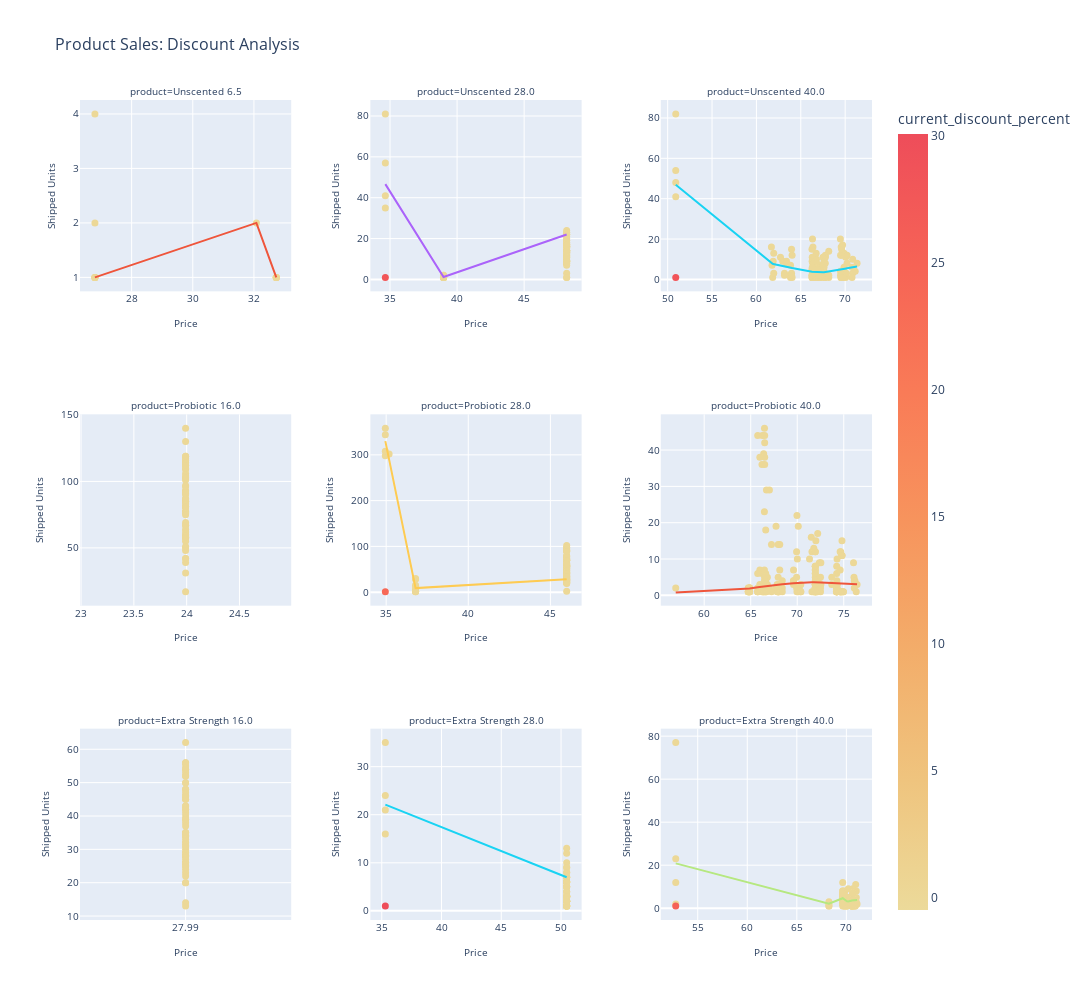

Notebook code for this chart:
### Code cell
fig = px.scatter(
    df_tags,
    x='our_price',
    y='shipped_units',
    facet_col='product',
    category_orders={
        "product": [
            'Unscented 6.5','Unscented 28.0', 'Unscented 40.0', 
            'Probiotic 16.0', 'Probiotic 28.0', 'Probiotic 40.0',
            'Extra Strength 16.0','Extra Strength 28.0', 'Extra Strength 40.0',  
        ]
    },
    facet_col_spacing=0.1,
    facet_row_spacing=0.15,
    facet_col_wrap=3,
    color='current_discount_percent',
    color_continuous_scale=px.colors.sequential.Oryel,
    trendline='lowess',
    title='Product Sales: Discount Analysis',
    width=1500,
    height=1000,
    template='plotly'
).update_traces(
    marker=dict(size=7)
).update_layout(
    legend_title_text='Product',
    title_font=dict(size=16)
).update_xaxes(
    title_text='Price',
    title_font=dict(size=10),
    tickfont=dict(size=10)
).update_yaxes(
    title_text='Shipped Units',
    title_font=dict(size=10),
    tickfont=dict(size=10)
)

fig.update_layout(xaxis=dict(type='category'))

for annotation in fig['layout']['annotations']:
    annotation['font'] = dict(size=10)


fig.for_each_yaxis(lambda yaxis: yaxis.update(showticklabels=True)) #show ticks
fig.for_each_xaxis(lambda xaxis: xaxis.update(showticklabels=True)) #show ticks
fig.update_yaxes(matches=None) # don't share y axis
fig.update_xaxes(matches=None) # don't share x axis

fig.show()

### Figure 1 — Plotly figure (JSON) as saved in the notebook; plotly's stock layout.template omitted (floating-point values rounded to 4 significant figures; data arrays with more than 128 entries replaced by an {"elided": "..."} marker saying what was removed)
{"data": [{"hovertemplate": "product=Unscented 6.5<br>our_price=%{x}<br>shipped_units=%{y}<br>current_discount_percent=%{marker.color}<extra></extra>", "legendgroup": "", "marker": {"color": [0.0, 0.0, 0.0, 0.0, 0.0, 0.0, 0.0, 0.0, 0.0, 0.0, 0.0, 0.0, 0.0], "coloraxis": "coloraxis", "size": 7, "symbol": "circle"}, "mode": "markers", "name": "", "orientation": "v", "showlegend": false, "type": "scatter", "x": [26.8, 32.73, 26.8, 32.73, 32.73, 26.8, 26.8, 32.73, 26.8, 32.73, 32.08, 26.8, 26.8], "xaxis": "x7", "y": [1, 1, 1, 1, 1, 2, 1, 1, 1, 1, 2, 1, 4], "yaxis": "y7"}, {"hovertemplate": "<b>LOWESS trendline</b><br><br>product=Unscented 6.5<br>our_price=%{x}<br>shipped_units=%{y} <b>(trend)</b><extra></extra>", "legendgroup": "", "marker": {"size": 7, "symbol": "circle"}, "mode": "lines", "name": "", "showlegend": false, "type": "scatter", "x": [26.8, 26.8, 26.8, 26.8, 26.8, 26.8, 26.8, 32.08, 32.73, 32.73, 32.73, 32.73, 32.73], "xaxis": "x7", "y": [1.0, 1.0, 1.0, 1.0, 1.0, 1.0, 1.0, 2.0, 1.0, 1.0, 1.0, 1.0, 1.0], "yaxis": "y7"}, {"hovertemplate": "product=Unscented 28.0<br>our_price=%{x}<br>shipped_units=%{y}<br>current_discount_percent=%{marker.color}<extra></extra>", "legendgroup": "", "marker": {"color": [0.0, 0.0, 0.0, 0.0, 0.0, 0.0, 0.0, 0.0, 0.0, 0.0, 0.0, 0.0, 0.0, 0.0, 0.0, 0.0, 0.0, 0.0, 0.0, 0.0, 0.0, 0.0, 0.0, 0.0, 0.0, 0.0, 0.0, 0.0, 0.0, 0.0, 0.0, 0.0, 28.07, 0.0, 0.0, 0.0, 0.0, 0.0, 0.0, 0.0, 0.0, 0.0, 0.0, 0.0, 0.0, 0.0, 0.0, 0.0, 0.0, 0.0, 0.0, 0.0, 0.0, 0.0, 0.0, 0.0, 0.0, 0.0, 0.0, 0.0, 0.0, 0.0, 0.0, 0.0, 0.0, 0.0, 0.0, 0.0, 0.0, 0.0, 0.0, 0.0, 0.0, 0.0], "coloraxis": "coloraxis", "size": 7, "symbol": "circle"}, "mode": "markers", "name": "", "orientation": "v", "showlegend": false, "type": "scatter", "x": [48.17, 34.65, 48.17, 48.17, 34.65, 48.17, 48.17, 38.99, 48.17, 48.17, 48.17, 48.17, 38.99, 38.99, 48.17, 48.17, 48.17, 34.65, 48.17, 48.17, 48.17, 38.99, 48.17, 48.17, 48.17, 38.99, 48.17, 48.17, 48.17, 48.17, 48.17, 48.17, 34.65, 48.17, 48.17, 48.17, 48.17, 48.17, 48.17, 48.17, 48.17, 38.99, 38.99, 48.17, 48.17, 48.17, 48.17, 48.17, 48.17, 48.17, 48.17, 48.17, 48.17, 48.17, 48.17, 48.17, 48.17, 48.17, 48.17, 48.17, 48.17, 48.17, 34.65, 38.99, 48.17, 48.17, 48.17, 48.17, 38.99, 38.99, 48.17, 38.99, 38.99, 48.17], "xaxis": "x8", "y": [18, 41, 15, 17, 57, 10, 17, 1, 11, 9, 16, 19, 2, 1, 14, 16, 13, 81, 11, 22, 13, 1, 14, 9, 9, 1, 9, 9, 12, 17, 16, 8, 1, 11, 12, 14, 13, 16, 13, 9, 14, 1, 1, 23, 21, 3, 9, 16, 22, 12, 11, 14, 24, 7, 16, 1, 14, 14, 8, 9, 18, 22, 35, 1, 23, 19, 17, 8, 1, 1, 20, 1, 2, 1], "yaxis": "y8"}, {"hovertemplate": "<b>LOWESS trendline</b><br><br>product=Unscented 28.0<br>our_price=%{x}<br>shipped_units=%{y} <b>(trend)</b><extra></extra>", "legendgroup": "", "marker": {"size": 7, "symbol": "circle"}, "mode": "lines", "name": "", "showlegend": false, "type": "scatter", "x": [34.65, 34.65, 34.65, 34.65, 34.65, 38.99, 38.99, 38.99, 38.99, 38.99, 38.99, 38.99, 38.99, 38.99, 38.99, 38.99, 38.99, 48.17, 48.17, 48.17, 48.17, 48.17, 48.17, 48.17, 48.17, 48.17, 48.17, 48.17, 48.17, 48.17, 48.17, 48.17, 48.17, 48.17, 48.17, 48.17, 48.17, 48.17, 48.17, 48.17, 48.17, 48.17, 48.17, 48.17, 48.17, 48.17, 48.17, 48.17, 48.17, 48.17, 48.17, 48.17, 48.17, 48.17, 48.17, 48.17, 48.17, 48.17, 48.17, 48.17, 48.17, 48.17, 48.17, 48.17, 48.17, 48.17, 48.17, 48.17, 48.17, 48.17, 48.17, 48.17, 48.17, 48.17], "xaxis": "x8", "y": [46.64, 46.64, 46.64, 46.64, 46.64, 1.167, 1.167, 1.167, 1.167, 1.167, 1.167, 1.167, 1.167, 1.167, 1.167, 1.167, 1.167, 22.0, 22.0, 22.0, 22.0, 22.0, 22.0, 22.0, 22.0, 22.0, 22.0, 22.0, 22.0, 22.0, 22.0, 22.0, 22.0, 22.0, 22.0, 22.0, 22.0, 22.0, 22.0, 22.0, 22.0, 22.0, 22.0, 22.0, 22.0, 22.0, 22.0, 22.0, 22.0, 22.0, 22.0, 22.0, 22.0, 22.0, 22.0, 22.0, 22.0, 22.0, 22.0, 22.0, 22.0, 22.0, 22.0, 22.0, 22.0, 22.0, 22.0, 22.0, 22.0, 22.0, 22.0, 22.0, 22.0, 22.0], "yaxis": "y8"}, {"hovertemplate": "product=Unscented 40.0<br>our_price=%{x}<br>shipped_units=%{y}<br>current_discount_percent=%{marker.color}<extra></extra>", "legendgroup": "", "marker": {"color": {"elided": "137 float values"}, "coloraxis": "coloraxis", "size": 7, "symbol": "circle"}, "mode": "markers", "name": "", "orientation": "v", "showlegend": false, "type": "scatter", "x": {"elided": "137 float values"}, "xaxis": "x9", "y": {"elided": "137 int values"}, "yaxis": "y9"}, {"hovertemplate": "<b>LOWESS trendline</b><br><br>product=Unscented 40.0<br>our_price=%{x}<br>shipped_units=%{y} <b>(trend)</b><extra></extra>", "legendgroup": "", "marker": {"size": 7, "symbol": "circle"}, "mode": "lines", "name": "", "showlegend": false, "type": "scatter", "x": {"elided": "137 float values"}, "xaxis": "x9", "y": {"elided": "137 float values"}, "yaxis": "y9"}, {"hovertemplate": "product=Probiotic 16.0<br>our_price=%{x}<br>shipped_units=%{y}<br>current_discount_percent=%{marker.color}<extra></extra>", "legendgroup": "", "marker": {"color": [0.0, 0.0, 0.0, 0.0, 0.0, 0.0, 0.0, 0.0, 0.0, 0.0, 0.0, 0.0, 0.0, 0.0, 0.0, 0.0, 0.0, 0.0, 0.0, 0.0, 0.0, 0.0, 0.0, 0.0, 0.0, 0.0, 0.0, 0.0, 0.0, 0.0, 0.0, 0.0, 0.0, 0.0, 0.0, 0.0, 0.0, 0.0, 0.0, 0.0, 0.0, 0.0, 0.0, 0.0, 0.0, 0.0, 0.0, 0.0, 0.0, 0.0, 0.0, 0.0, 0.0, 0.0, 0.0, 0.0, 0.0, 0.0, 0.0], "coloraxis": "coloraxis", "size": 7, "symbol": "circle"}, "mode": "markers", "name": "", "orientation": "v", "showlegend": false, "type": "scatter", "x": [23.99, 23.99, 23.99, 23.99, 23.99, 23.99, 23.99, 23.99, 23.99, 23.99, 23.99, 23.99, 23.99, 23.99, 23.99, 23.99, 23.99, 23.99, 23.99, 23.99, 23.99, 23.99, 23.99, 23.99, 23.99, 23.99, 23.99, 23.99, 23.99, 23.99, 23.99, 23.99, 23.99, 23.99, 23.99, 23.99, 23.99, 23.99, 23.99, 23.99, 23.99, 23.99, 23.99, 23.99, 23.99, 23.99, 23.99, 23.99, 23.99, 23.99, 23.99, 23.99, 23.99, 23.99, 23.99, 23.99, 23.99, 23.99, 23.99], "xaxis": "x4", "y": [93, 106, 102, 59, 90, 77, 116, 60, 58, 69, 57, 78, 117, 85, 96, 119, 77, 112, 91, 101, 31, 109, 114, 50, 39, 62, 83, 81, 86, 55, 42, 81, 130, 114, 85, 87, 110, 77, 67, 76, 64, 104, 17, 48, 75, 119, 93, 140, 51, 58, 84, 87, 103, 97, 67, 112, 81, 92, 42], "yaxis": "y4"}, {"hovertemplate": "<b>LOWESS trendline</b><br><br>product=Probiotic 16.0<br>our_price=%{x}<br>shipped_units=%{y} <b>(trend)</b><extra></extra>", "legendgroup": "", "marker": {"size": 7, "symbol": "circle"}, "mode": "lines", "name": "", "showlegend": false, "type": "scatter", "x": [23.99, 23.99, 23.99, 23.99, 23.99, 23.99, 23.99, 23.99, 23.99, 23.99, 23.99, 23.99, 23.99, 23.99, 23.99, 23.99, 23.99, 23.99, 23.99, 23.99, 23.99, 23.99, 23.99, 23.99, 23.99, 23.99, 23.99, 23.99, 23.99, 23.99, 23.99, 23.99, 23.99, 23.99, 23.99, 23.99, 23.99, 23.99, 23.99, 23.99, 23.99, 23.99, 23.99, 23.99, 23.99, 23.99, 23.99, 23.99, 23.99, 23.99, 23.99, 23.99, 23.99, 23.99, 23.99, 23.99, 23.99, 23.99, 23.99], "xaxis": "x4", "y": [93.0, 93.0, 93.0, 93.0, 93.0, 93.0, 93.0, 93.0, 93.0, 93.0, 93.0, 93.0, 93.0, 93.0, 93.0, 93.0, 93.0, 93.0, 93.0, 93.0, 93.0, 93.0, 93.0, 93.0, 93.0, 93.0, 93.0, 93.0, 93.0, 93.0, 93.0, 93.0, 93.0, 93.0, 93.0, 93.0, 93.0, 93.0, 93.0, 93.0, 93.0, 93.0, 93.0, 93.0, 93.0, 93.0, 93.0, 93.0, 93.0, 93.0, 93.0, 93.0, 93.0, 93.0, 93.0, 93.0, 93.0, 93.0, 93.0], "yaxis": "y4"}, {"hovertemplate": "product=Probiotic 28.0<br>our_price=%{x}<br>shipped_units=%{y}<br>current_discount_percent=%{marker.color}<extra></extra>", "legendgroup": "", "marker": {"color": [0.0, 0.0, 0.0, 0.0, 0.0, 0.0, 0.0, 0.0, 0.0, 0.0, 0.0, 0.0, 0.0, 0.0, 0.0, 0.0, 0.0, 0.0, 0.0, 0.0, 0.0, 0.0, 24.01, 0.0, 0.0, 0.0, 0.0, 0.0, 0.0, 0.0, 0.0, 0.0, 0.0, 0.0, 0.0, 0.0, 0.0, 0.0, 0.0, 0.0, 0.0, 0.0, 0.0, 0.0, 0.0, 0.0, 0.0, 0.0, 0.0, 0.0, 0.0, 0.0, 0.0, 0.0, 0.0, 0.0, 0.0, 0.0, 0.0, 0.0, 0.0, 0.0, 0.0, 0.0, 0.0, 0.0, 0.0, 0.0, 0.0, 0.0, 0.0, 0.0, 0.0, 0.0, 0.0], "coloraxis": "coloraxis", "size": 7, "symbol": "circle"}, "mode": "markers", "name": "", "orientation": "v", "showlegend": false, "type": "scatter", "x": [45.99, 45.99, 45.99, 45.99, 36.79, 36.79, 36.79, 45.99, 45.99, 45.99, 45.99, 45.99, 45.99, 45.99, 45.99, 34.95, 36.79, 36.79, 45.99, 45.99, 45.99, 45.99, 34.95, 45.99, 45.99, 45.99, 45.99, 45.99, 36.79, 45.99, 34.95, 45.99, 45.99, 36.79, 45.99, 35.18, 45.99, 45.99, 45.99, 45.99, 45.99, 45.99, 45.99, 34.95, 45.99, 45.99, 45.99, 45.99, 45.99, 45.99, 36.79, 45.99, 36.79, 45.99, 45.99, 45.99, 45.99, 45.99, 34.95, 45.99, 36.79, 36.79, 36.79, 45.99, 45.99, 45.99, 36.79, 45.99, 45.99, 45.99, 45.99, 45.99, 45.99, 45.99, 45.99], "xaxis": "x5", "y": [48, 36, 31, 70, 1, 2, 7, 57, 40, 42, 77, 102, 24, 54, 90, 298, 5, 6, 72, 74, 28, 70, 1, 52, 26, 70, 62, 27, 30, 58, 358, 44, 26, 1, 79, 302, 92, 30, 38, 90, 43, 22, 79, 344, 51, 97, 22, 97, 49, 69, 2, 92, 28, 56, 32, 21, 46, 2, 308, 89, 13, 5, 15, 20, 58, 19, 2, 64, 27, 56, 57, 61, 35, 41, 34], "yaxis": "y5"}, {"hovertemplate": "<b>LOWESS trendline</b><br><br>product=Probiotic 28.0<br>our_price=%{x}<br>shipped_units=%{y} <b>(trend)</b><extra></extra>", "legendgroup": "", "marker": {"size": 7, "symbol": "circle"}, "mode": "lines", "name": "", "showlegend": false, "type": "scatter", "x": [34.95, 34.95, 34.95, 34.95, 34.95, 35.18, 36.79, 36.79, 36.79, 36.79, 36.79, 36.79, 36.79, 36.79, 36.79, 36.79, 36.79, 36.79, 36.79, 45.99, 45.99, 45.99, 45.99, 45.99, 45.99, 45.99, 45.99, 45.99, 45.99, 45.99, 45.99, 45.99, 45.99, 45.99, 45.99, 45.99, 45.99, 45.99, 45.99, 45.99, 45.99, 45.99, 45.99, 45.99, 45.99, 45.99, 45.99, 45.99, 45.99, 45.99, 45.99, 45.99, 45.99, 45.99, 45.99, 45.99, 45.99, 45.99, 45.99, 45.99, 45.99, 45.99, 45.99, 45.99, 45.99, 45.99, 45.99, 45.99, 45.99, 45.99, 45.99, 45.99, 45.99, 45.99, 45.99], "xaxis": "x5", "y": [330.0, 330.0, 330.0, 330.0, 330.0, 289.9, 8.945, 8.945, 8.945, 8.945, 8.945, 8.945, 8.945, 8.945, 8.945, 8.945, 8.945, 8.945, 8.945, 28.0, 28.0, 28.0, 28.0, 28.0, 28.0, 28.0, 28.0, 28.0, 28.0, 28.0, 28.0, 28.0, 28.0, 28.0, 28.0, 28.0, 28.0, 28.0, 28.0, 28.0, 28.0, 28.0, 28.0, 28.0, 28.0, 28.0, 28.0, 28.0, 28.0, 28.0, 28.0, 28.0, 28.0, 28.0, 28.0, 28.0, 28.0, 28.0, 28.0, 28.0, 28.0, 28.0, 28.0, 28.0, 28.0, 28.0, 28.0, 28.0, 28.0, 28.0, 28.0, 28.0, 28.0, 28.0, 28.0], "yaxis": "y5"}, {"hovertemplate": "product=Probiotic 40.0<br>our_price=%{x}<br>shipped_units=%{y}<br>current_discount_percent=%{marker.color}<extra></extra>", "legendgroup": "", "marker": {"color": {"elided": "188 float values"}, "coloraxis": "coloraxis", "size": 7, "symbol": "circle"}, "mode": "markers", "name": "", "orientation": "v", "showlegend": false, "type": "scatter", "x": {"elided": "188 float values"}, "xaxis": "x6", "y": {"elided": "188 int values"}, "yaxis": "y6"}, {"hovertemplate": "<b>LOWESS trendline</b><br><br>product=Probiotic 40.0<br>our_price=%{x}<br>shipped_units=%{y} <b>(trend)</b><extra></extra>", "legendgroup": "", "marker": {"size": 7, "symbol": "circle"}, "mode": "lines", "name": "", "showlegend": false, "type": "scatter", "x": {"elided": "188 float values"}, "xaxis": "x6", "y": {"elided": "188 float values"}, "yaxis": "y6"}, {"hovertemplate": "product=Extra Strength 16.0<br>our_price=%{x}<br>shipped_units=%{y}<br>current_discount_percent=%{marker.color}<extra></extra>", "legendgroup": "", "marker": {"color": [0.0, 0.0, 0.0, 0.0, 0.0, 0.0, 0.0, 0.0, 0.0, 0.0, 0.0, 0.0, 0.0, 0.0, 0.0, 0.0, 0.0, 0.0, 0.0, 0.0, 0.0, 0.0, 0.0, 0.0, 0.0, 0.0, 0.0, 0.0, 0.0, 0.0, 0.0, 0.0, 0.0, 0.0, 0.0, 0.0, 0.0, 0.0, 0.0, 0.0, 0.0, 0.0, 0.0, 0.0, 0.0, 0.0, 0.0, 0.0, 0.0, 0.0, 0.0, 0.0, 0.0, 0.0, 0.0, 0.0, 0.0, 0.0, 0.0], "coloraxis": "coloraxis", "size": 7, "symbol": "circle"}, "mode": "markers", "name": "", "orientation": "v", "showlegend": false, "type": "scatter", "x": [27.99, 27.99, 27.99, 27.99, 27.99, 27.99, 27.99, 27.99, 27.99, 27.99, 27.99, 27.99, 27.99, 27.99, 27.99, 27.99, 27.99, 27.99, 27.99, 27.99, 27.99, 27.99, 27.99, 27.99, 27.99, 27.99, 27.99, 27.99, 27.99, 27.99, 27.99, 27.99, 27.99, 27.99, 27.99, 27.99, 27.99, 27.99, 27.99, 27.99, 27.99, 27.99, 27.99, 27.99, 27.99, 27.99, 27.99, 27.99, 27.99, 27.99, 27.99, 27.99, 27.99, 27.99, 27.99, 27.99, 27.99, 27.99, 27.99], "xaxis": "x", "y": [45, 28, 23, 52, 48, 32, 28, 42, 53, 31, 24, 20, 14, 50, 35, 43, 34, 34, 29, 33, 52, 40, 41, 20, 13, 38, 35, 26, 29, 32, 62, 22, 28, 27, 46, 25, 48, 43, 54, 35, 26, 30, 50, 39, 45, 55, 47, 37, 39, 34, 56, 46, 56, 35, 54, 26, 25, 31, 42], "yaxis": "y"}, {"hovertemplate": "<b>LOWESS trendline</b><br><br>product=Extra Strength 16.0<br>our_price=%{x}<br>shipped_units=%{y} <b>(trend)</b><extra></extra>", "legendgroup": "", "marker": {"size": 7, "symbol": "circle"}, "mode": "lines", "name": "", "showlegend": false, "type": "scatter", "x": [27.99, 27.99, 27.99, 27.99, 27.99, 27.99, 27.99, 27.99, 27.99, 27.99, 27.99, 27.99, 27.99, 27.99, 27.99, 27.99, 27.99, 27.99, 27.99, 27.99, 27.99, 27.99, 27.99, 27.99, 27.99, 27.99, 27.99, 27.99, 27.99, 27.99, 27.99, 27.99, 27.99, 27.99, 27.99, 27.99, 27.99, 27.99, 27.99, 27.99, 27.99, 27.99, 27.99, 27.99, 27.99, 27.99, 27.99, 27.99, 27.99, 27.99, 27.99, 27.99, 27.99, 27.99, 27.99, 27.99, 27.99, 27.99, 27.99], "xaxis": "x", "y": [45.0, 45.0, 45.0, 45.0, 45.0, 45.0, 45.0, 45.0, 45.0, 45.0, 45.0, 45.0, 45.0, 45.0, 45.0, 45.0, 45.0, 45.0, 45.0, 45.0, 45.0, 45.0, 45.0, 45.0, 45.0, 45.0, 45.0, 45.0, 45.0, 45.0, 45.0, 45.0, 45.0, 45.0, 45.0, 45.0, 45.0, 45.0, 45.0, 45.0, 45.0, 45.0, 45.0, 45.0, 45.0, 45.0, 45.0, 45.0, 45.0, 45.0, 45.0, 45.0, 45.0, 45.0, 45.0, 45.0, 45.0, 45.0, 45.0], "yaxis": "y"}, {"hovertemplate": "product=Extra Strength 28.0<br>our_price=%{x}<br>shipped_units=%{y}<br>current_discount_percent=%{marker.color}<extra></extra>", "legendgroup": "", "marker": {"color": [0.0, 0.0, 0.0, 0.0, 0.0, 0.0, 0.0, 0.0, 0.0, 30.06, 0.0, 0.0, 0.0, 0.0, 0.0, 0.0, 0.0, 0.0, 0.0, 0.0, 0.0, 0.0, 0.0, 0.0, 0.0, 0.0, 0.0, 0.0, 0.0, 0.0, 0.0, 0.0, 0.0, 0.0, 0.0, 0.0, 0.0, 0.0, 0.0, 0.0, 0.0, 0.0, 0.0, 0.0, 0.0, 0.0, 0.0, 0.0, 0.0, 0.0, 0.0, 0.0, 0.0, 0.0, 0.0, 0.0, 0.0, 0.0], "coloraxis": "coloraxis", "size": 7, "symbol": "circle"}, "mode": "markers", "name": "", "orientation": "v", "showlegend": false, "type": "scatter", "x": [35.3, 35.3, 50.47, 35.3, 50.47, 50.47, 50.47, 50.47, 50.47, 35.3, 50.47, 50.47, 50.47, 50.47, 50.47, 50.47, 50.47, 50.47, 50.47, 50.47, 50.47, 50.47, 50.47, 35.3, 50.47, 50.47, 50.47, 50.47, 50.47, 50.47, 50.47, 50.47, 50.47, 50.47, 50.47, 50.47, 50.47, 50.47, 50.47, 50.47, 50.47, 50.47, 50.47, 50.47, 50.47, 50.47, 50.47, 50.47, 50.47, 50.47, 50.47, 50.47, 50.47, 50.47, 50.47, 50.47, 50.47, 50.47], "xaxis": "x2", "y": [21, 16, 3, 24, 7, 3, 3, 1, 5, 1, 7, 3, 1, 8, 7, 2, 2, 9, 2, 3, 4, 4, 12, 35, 6, 3, 6, 5, 3, 6, 10, 1, 1, 2, 7, 2, 3, 13, 5, 1, 6, 6, 1, 4, 3, 9, 2, 5, 1, 2, 6, 2, 1, 6, 1, 8, 2, 5], "yaxis": "y2"}, {"hovertemplate": "<b>LOWESS trendline</b><br><br>product=Extra Strength 28.0<br>our_price=%{x}<br>shipped_units=%{y} <b>(trend)</b><extra></extra>", "legendgroup": "", "marker": {"size": 7, "symbol": "circle"}, "mode": "lines", "name": "", "showlegend": false, "type": "scatter", "x": [35.3, 35.3, 35.3, 35.3, 35.3, 50.47, 50.47, 50.47, 50.47, 50.47, 50.47, 50.47, 50.47, 50.47, 50.47, 50.47, 50.47, 50.47, 50.47, 50.47, 50.47, 50.47, 50.47, 50.47, 50.47, 50.47, 50.47, 50.47, 50.47, 50.47, 50.47, 50.47, 50.47, 50.47, 50.47, 50.47, 50.47, 50.47, 50.47, 50.47, 50.47, 50.47, 50.47, 50.47, 50.47, 50.47, 50.47, 50.47, 50.47, 50.47, 50.47, 50.47, 50.47, 50.47, 50.47, 50.47, 50.47, 50.47], "xaxis": "x2", "y": [22.1, 22.1, 22.1, 22.1, 22.1, 7.0, 7.0, 7.0, 7.0, 7.0, 7.0, 7.0, 7.0, 7.0, 7.0, 7.0, 7.0, 7.0, 7.0, 7.0, 7.0, 7.0, 7.0, 7.0, 7.0, 7.0, 7.0, 7.0, 7.0, 7.0, 7.0, 7.0, 7.0, 7.0, 7.0, 7.0, 7.0, 7.0, 7.0, 7.0, 7.0, 7.0, 7.0, 7.0, 7.0, 7.0, 7.0, 7.0, 7.0, 7.0, 7.0, 7.0, 7.0, 7.0, 7.0, 7.0, 7.0, 7.0], "yaxis": "y2"}, {"hovertemplate": "product=Extra Strength 40.0<br>our_price=%{x}<br>shipped_units=%{y}<br>current_discount_percent=%{marker.color}<extra></extra>", "legendgroup": "", "marker": {"color": [0.0, 0.0, 0.0, 0.0, 0.0, 0.0, 0.0, 0.0, 0.0, 0.0, 0.0, 0.0, 0.0, 0.0, 0.0, 0.0, 0.0, 0.0, 0.0, 0.0, 0.0, 0.0, 0.0, 0.0, 0.0, 0.0, 0.0, 0.0, 0.0, 0.0, 0.0, 0.0, 0.0, 0.0, 0.0, 0.0, 0.0, 0.0, 0.0, 0.0, 0.0, 0.0, 0.0, 0.0, 0.0, 0.0, 0.0, 0.0, 0.0, 0.0, 0.0, 0.0, 0.0, 0.0, 0.0, 0.0, 0.0, 0.0, 0.0, 0.0, 0.0, 0.0, 0.0, 0.0, 0.0, 0.0, 0.0, 0.0, 0.0, 0.0, 0.0, 0.0, 0.0, 0.0, 0.0, 0.0, 0.0, 0.0, 0.0, 0.0, 0.0, 25.29, 0.0], "coloraxis": "coloraxis", "size": 7, "symbol": "circle"}, "mode": "markers", "name": "", "orientation": "v", "showlegend": false, "type": "scatter", "x": [70.65, 69.63, 69.84, 70.2, 69.63, 70.65, 69.63, 70.56, 70.03, 69.63, 70.91, 69.85, 69.75, 70.99, 69.63, 70.65, 69.63, 69.83, 69.63, 68.24, 69.83, 70.65, 70.2, 70.91, 68.24, 69.84, 52.78, 52.78, 71.0, 70.2, 70.65, 70.65, 70.56, 69.63, 69.63, 70.03, 52.78, 69.75, 70.96, 70.85, 70.65, 69.63, 69.63, 69.75, 70.65, 70.84, 70.94, 69.63, 70.65, 70.95, 69.63, 70.56, 52.78, 71.0, 70.65, 70.65, 70.28, 70.03, 70.65, 70.56, 69.63, 70.65, 70.22, 70.65, 70.65, 69.75, 69.63, 68.24, 70.06, 71.08, 70.56, 69.84, 69.63, 68.24, 70.65, 70.56, 70.65, 70.65, 69.63, 70.06, 69.63, 52.78, 70.56], "xaxis": "x3", "y": [3, 1, 3, 3, 6, 5, 3, 1, 2, 3, 1, 5, 1, 3, 6, 1, 6, 1, 8, 1, 6, 5, 3, 4, 1, 8, 2, 23, 5, 9, 1, 9, 1, 6, 8, 1, 12, 2, 2, 1, 4, 7, 4, 2, 5, 1, 11, 2, 3, 2, 5, 1, 77, 8, 5, 6, 4, 1, 8, 1, 12, 2, 5, 4, 7, 2, 5, 3, 1, 2, 5, 1, 5, 2, 7, 1, 4, 7, 7, 3, 2, 1, 1], "yaxis": "y3"}, {"hovertemplate": "<b>LOWESS trendline</b><br><br>product=Extra Strength 40.0<br>our_price=%{x}<br>shipped_units=%{y} <b>(trend)</b><extra></extra>", "legendgroup": "", "marker": {"size": 7, "symbol": "circle"}, "mode": "lines", "name": "", "showlegend": false, "type": "scatter", "x": [52.78, 52.78, 52.78, 52.78, 52.78, 68.24, 68.24, 68.24, 68.24, 69.63, 69.63, 69.63, 69.63, 69.63, 69.63, 69.63, 69.63, 69.63, 69.63, 69.63, 69.63, 69.63, 69.63, 69.63, 69.63, 69.63, 69.63, 69.75, 69.75, 69.75, 69.75, 69.83, 69.83, 69.84, 69.84, 69.84, 69.85, 70.03, 70.03, 70.03, 70.06, 70.06, 70.2, 70.2, 70.2, 70.22, 70.28, 70.56, 70.56, 70.56, 70.56, 70.56, 70.56, 70.56, 70.65, 70.65, 70.65, 70.65, 70.65, 70.65, 70.65, 70.65, 70.65, 70.65, 70.65, 70.65, 70.65, 70.65, 70.65, 70.65, 70.65, 70.65, 70.84, 70.85, 70.91, 70.91, 70.94, 70.95, 70.96, 70.99, 71.0, 71.0, 71.08], "xaxis": "x3", "y": [20.84, 20.84, 20.84, 20.84, 20.84, 2.109, 2.109, 2.109, 2.109, 4.639, 4.639, 4.639, 4.639, 4.639, 4.639, 4.639, 4.639, 4.639, 4.639, 4.639, 4.639, 4.639, 4.639, 4.639, 4.639, 4.639, 4.639, 4.166, 4.166, 4.166, 4.166, 3.88, 3.88, 3.846, 3.846, 3.846, 3.812, 3.301, 3.301, 3.301, 3.241, 3.241, 3.104, 3.104, 3.104, 3.148, 3.26, 3.574, 3.574, 3.574, 3.574, 3.574, 3.574, 3.574, 3.627, 3.627, 3.627, 3.627, 3.627, 3.627, 3.627, 3.627, 3.627, 3.627, 3.627, 3.627, 3.627, 3.627, 3.627, 3.627, 3.627, 3.627, 3.726, 3.73, 3.754, 3.754, 3.764, 3.767, 3.77, 3.779, 3.782, 3.782, 3.802], "yaxis": "y3"}], "layout": {"annotations": [{"font": {"size": 10}, "showarrow": false, "text": "product=Extra Strength 16.0", "x": 0.1333, "xanchor": "center", "xref": "paper", "y": 0.2333, "yanchor": "bottom", "yref": "paper"}, {"font": {"size": 10}, "showarrow": false, "text": "product=Extra Strength 28.0", "x": 0.5, "xanchor": "center", "xref": "paper", "y": 0.2333, "yanchor": "bottom", "yref": "paper"}, {"font": {"size": 10}, "showarrow": false, "text": "product=Extra Strength 40.0", "x": 0.8667, "xanchor": "center", "xref": "paper", "y": 0.2333, "yanchor": "bottom", "yref": "paper"}, {"font": {"size": 10}, "showarrow": false, "text": "product=Probiotic 16.0", "x": 0.1333, "xanchor": "center", "xref": "paper", "y": 0.6167, "yanchor": "bottom", "yref": "paper"}, {"font": {"size": 10}, "showarrow": false, "text": "product=Probiotic 28.0", "x": 0.5, "xanchor": "center", "xref": "paper", "y": 0.6167, "yanchor": "bottom", "yref": "paper"}, {"font": {"size": 10}, "showarrow": false, "text": "product=Probiotic 40.0", "x": 0.8667, "xanchor": "center", "xref": "paper", "y": 0.6167, "yanchor": "bottom", "yref": "paper"}, {"font": {"size": 10}, "showarrow": false, "text": "product=Unscented 6.5", "x": 0.1333, "xanchor": "center", "xref": "paper", "y": 1.0, "yanchor": "bottom", "yref": "paper"}, {"font": {"size": 10}, "showarrow": false, "text": "product=Unscented 28.0", "x": 0.5, "xanchor": "center", "xref": "paper", "y": 1.0, "yanchor": "bottom", "yref": "paper"}, {"font": {"size": 10}, "showarrow": false, "text": "product=Unscented 40.0", "x": 0.8667, "xanchor": "center", "xref": "paper", "y": 1.0, "yanchor": "bottom", "yref": "paper"}], "coloraxis": {"colorbar": {"title": {"text": "current_discount_percent"}}, "colorscale": [[0, "rgb(236, 218, 154)"], [0.1667, "rgb(239, 196, 126)"], [0.3333, "rgb(243, 173, 106)"], [0.5, "rgb(247, 148, 93)"], [0.6667, "rgb(249, 123, 87)"], [0.8333, "rgb(246, 99, 86)"], [1, "rgb(238, 77, 90)"]]}, "height": 1000, "legend": {"title": {"text": "Product"}, "tracegroupgap": 0}, "title": {"font": {"size": 16}, "text": "Product Sales: Discount Analysis"}, "width": 1500, "xaxis": {"anchor": "y", "domain": [0, 0.2667], "showticklabels": true, "tickfont": {"size": 10}, "title": {"font": {"size": 10}, "text": "Price"}, "type": "category"}, "xaxis2": {"anchor": "y2", "domain": [0.3667, 0.6333], "showticklabels": true, "tickfont": {"size": 10}, "title": {"font": {"size": 10}, "text": "Price"}}, "xaxis3": {"anchor": "y3", "domain": [0.7333, 1], "showticklabels": true, "tickfont": {"size": 10}, "title": {"font": {"size": 10}, "text": "Price"}}, "xaxis4": {"anchor": "y4", "domain": [0, 0.2667], "showticklabels": true, "tickfont": {"size": 10}, "title": {"font": {"size": 10}, "text": "Price"}}, "xaxis5": {"anchor": "y5", "domain": [0.3667, 0.6333], "showticklabels": true, "tickfont": {"size": 10}, "title": {"font": {"size": 10}, "text": "Price"}}, "xaxis6": {"anchor": "y6", "domain": [0.7333, 1], "showticklabels": true, "tickfont": {"size": 10}, "title": {"font": {"size": 10}, "text": "Price"}}, "xaxis7": {"anchor": "y7", "domain": [0, 0.2667], "showticklabels": true, "tickfont": {"size": 10}, "title": {"font": {"size": 10}, "text": "Price"}}, "xaxis8": {"anchor": "y8", "domain": [0.3667, 0.6333], "showticklabels": true, "tickfont": {"size": 10}, "title": {"font": {"size": 10}, "text": "Price"}}, "xaxis9": {"anchor": "y9", "domain": [0.7333, 1], "showticklabels": true, "tickfont": {"size": 10}, "title": {"font": {"size": 10}, "text": "Price"}}, "yaxis": {"anchor": "x", "domain": [0, 0.2333], "showticklabels": true, "tickfont": {"size": 10}, "title": {"font": {"size": 10}, "text": "Shipped Units"}}, "yaxis2": {"anchor": "x2", "domain": [0, 0.2333], "showticklabels": true, "tickfont": {"size": 10}, "title": {"font": {"size": 10}, "text": "Shipped Units"}}, "yaxis3": {"anchor": "x3", "domain": [0, 0.2333], "showticklabels": true, "tickfont": {"size": 10}, "title": {"font": {"size": 10}, "text": "Shipped Units"}}, "yaxis4": {"anchor": "x4", "domain": [0.3833, 0.6167], "showticklabels": true, "tickfont": {"size": 10}, "title": {"font": {"size": 10}, "text": "Shipped Units"}}, "yaxis5": {"anchor": "x5", "domain": [0.3833, 0.6167], "showticklabels": true, "tickfont": {"size": 10}, "title": {"font": {"size": 10}, "text": "Shipped Units"}}, "yaxis6": {"anchor": "x6", "domain": [0.3833, 0.6167], "showticklabels": true, "tickfont": {"size": 10}, "title": {"font": {"size": 10}, "text": "Shipped Units"}}, "yaxis7": {"anchor": "x7", "domain": [0.7667, 1.0], "showticklabels": true, "tickfont": {"size": 10}, "title": {"font": {"size": 10}, "text": "Shipped Units"}}, "yaxis8": {"anchor": "x8", "domain": [0.7667, 1.0], "showticklabels": true, "tickfont": {"size": 10}, "title": {"font": {"size": 10}, "text": "Shipped Units"}}, "yaxis9": {"anchor": "x9", "domain": [0.7667, 1.0], "showticklabels": true, "tickfont": {"size": 10}, "title": {"font": {"size": 10}, "text": "Shipped Units"}}}}
